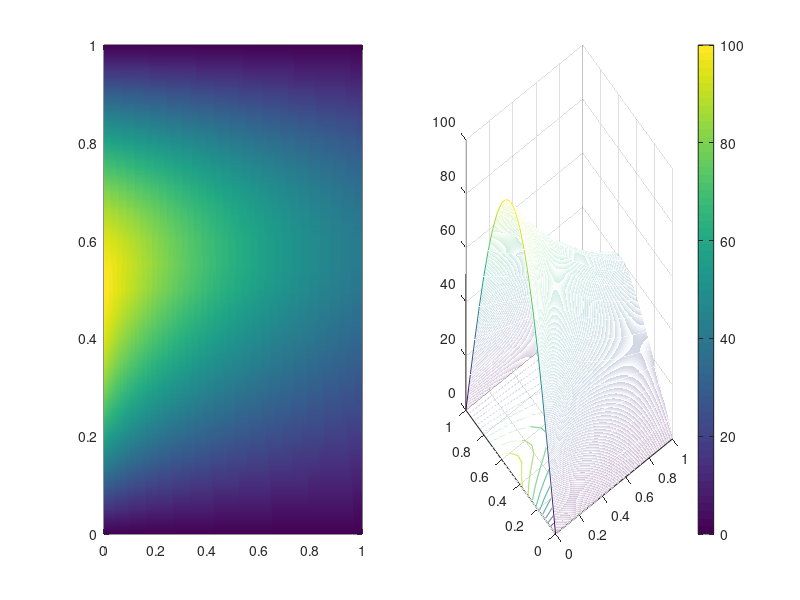

MATLAB code for this plot:
clc; clear all; close all;
L = 1; t = 1;
dx=0.05; dt = 0.002;
stepx=L/dx; stept=t/dt; 
k1=1/4; lam1 =(k1*dt/(dx^2));
k2=1/16; lam2 =(k2*dt/(dx^2));
x(1)=0; time(1)=0;

for i = 1:stepx
    x(i+1) = (i)*dx;
end

for i = 1:stepx+1
    T(i,1) = 100*sin(pi*x(i));
end

for j=1:stept
    time(j+1)=j*dt;
    for i=2:stepx
        if i<(1/2*stepx+1)
        T(i,j+1)=T(i,j)+(lam1*(T(i+1,j)-2*T(i,j)+T(i-1,j)));
        else
        T(i,j+1)=T(i,j)+(lam2*(T(i+1,j)-2*T(i,j)+T(i-1,j)));
        end
    end
end
subplot(1,2,1); pcolor(time,x,T); shading interp;
subplot(1,2,2); meshc(time,x,T); shading interp; colorbar;
